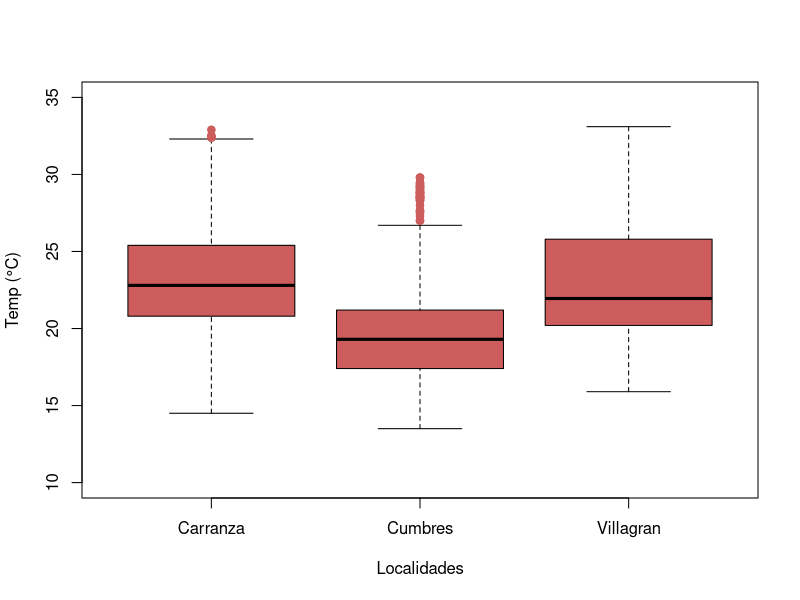

This chart was generated by the following R code:
# MAGT
# 14/04/2026
# Datos climatológicos
# Cumbres NL, Villagran Tamps, Carranza Coahuila
library(lubridate)
clima <- read.csv("Climatologia.csv", header =T)
clima$Localidad <- as.factor(clima$Localidad)
clima$Fecha <- as.Date(clima$Fecha, format = "%d/%m/%Y")
# clima$Hora <- as.POSIXct(clima$Hora, format = "%H:%M:%S")

boxplot(clima$TEMP~ clima$Localidad,
        col= "indianred",
        ylab = "Temp (°C)",
        xlab = "Localidades",
        ylim =c(10,35),
        outcol = "indianred", #marcar outliers en rojo
        outpch = 19) # cambiar la forma a circulo relleno

tapply(clima$TEMP, clima$Localidad, mean)
